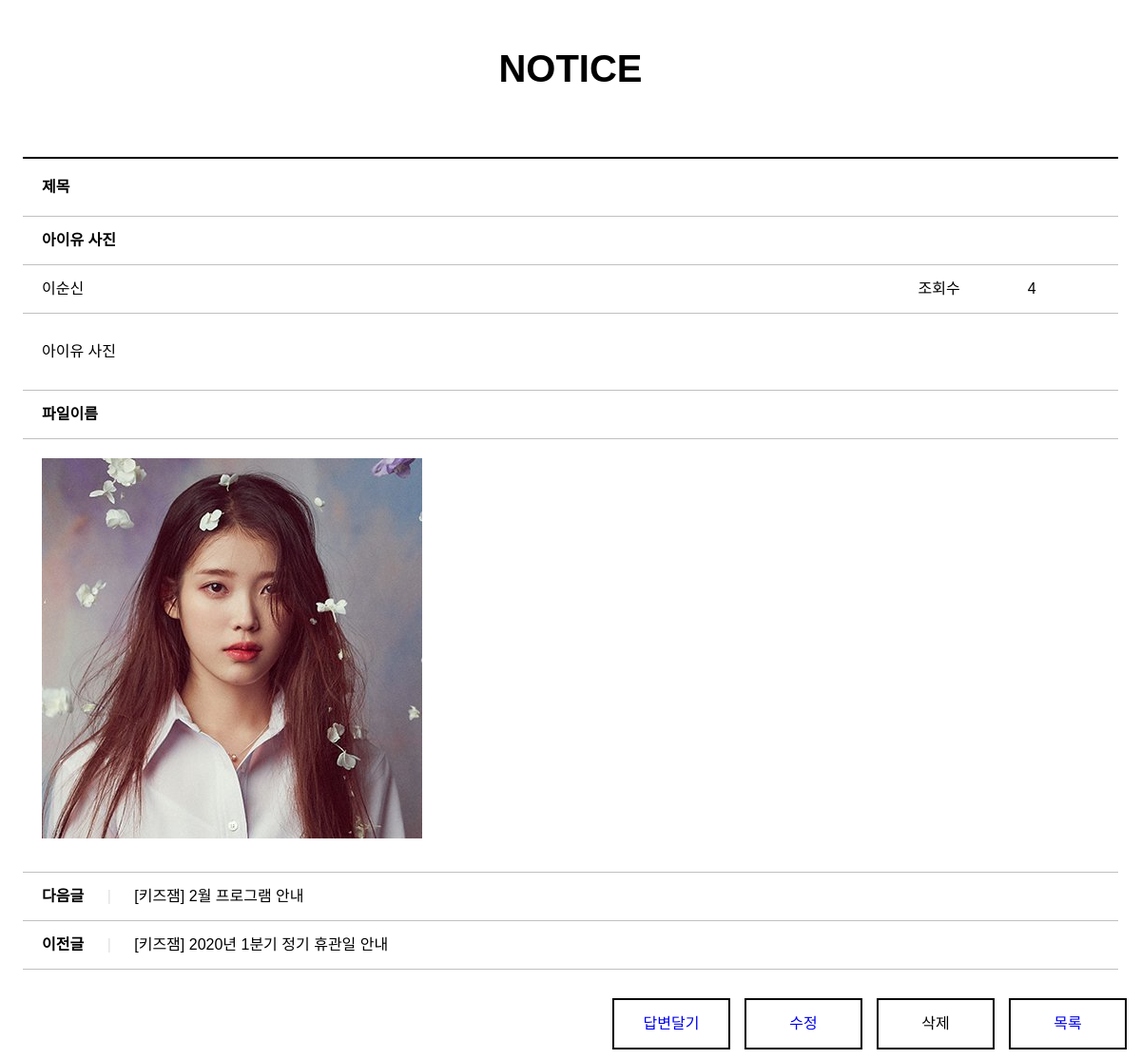
The page /board/35/bview/ on the database its author committed.
### board/models.py (models this page shows, shortened)
class Fboard(models.Model):
    b_no = models.IntegerField(default=0,primary_key=True)
    member = models.ForeignKey(Member,on_delete=models.DO_NOTHING,null=True)
    b_title = models.CharField(max_length=1000)
    b_content = models.TextField()
    b_date = models.DateTimeField(default=datetime.now(),blank=True)
    b_group = models.IntegerField(default=0)
    b_step = models.IntegerField(default=0)
    b_indent = models.IntegerField(default=0)
    b_hit = models.IntegerField(default=1)
    b_img = models.ImageField(blank=True)

### member/models.py (models this page shows)
class Member(models.Model):
    m_id = models.CharField(max_length=30,primary_key=True)
    m_pw = models.CharField(max_length=100)
    m_name = models.CharField(max_length=100)
    def __str__(self):
        return self.m_name

### board/views.py (the view)
# urls.py: path('<str:b_no>/bview/', views.bview,name='bview'),       # 뷰페이지
def bview(request,b_no):
    qs = Fboard.objects.get(b_no=b_no)
    qs.b_hit += 1
    qs.save()
    context={'board':qs}
    return render(request,'bview.html',context)

### board/templates/bview.html (shortened to what this page needs)
{% load static %}
<!DOCTYPE html>
<html>
<head>
  <link rel="stylesheet" href="https://cdnjs.cloudflare.com/ajax/libs/font-awesome/5.12.1/css/all.min.css">
  <link rel="stylesheet" href="{% static 'css/style.css' %}">
  <link rel="stylesheet" href="{% static 'css/read.css' %}">
</head>
<body>
<section>
    <h1>NOTICE</h1>
    <table>
      <colgroup>
        <col width="80%">
        <col width="10%">
        <col width="10%">
      </colgroup>
      <tr>
        <th colspan="3">제목</th>
      </tr>
      <tr>
        <td colspan="3"><strong>{{board.b_title}}</strong></td>
      </tr>
      <tr>
        <td>{{board.member}}</td>
        <td>조회수</td>
        <td>{{board.b_hit}}</td>
      </tr>
      <tr>
        <td colspan="3" class="article">{{board.b_content}}</td>
      </tr>
      <tr>
        <td colspan="3"><strong>파일이름</strong></td>
      </tr>
      {% if board.b_img  %}
        <tr>
          <td colspan="3" class="article">
            <img src="{{board.b_img.url}}">
          </td>
        </tr>
      {% endif %}
      <tr>
        <td colspan="3"><strong>다음글</strong> <span class="separator">|</span> [키즈잼] 2월 프로그램 안내</td>
      </tr>
      <tr>
        <td colspan="3"><strong>이전글</strong> <span class="separator">|</span> [키즈잼] 2020년 1분기 정기 휴관일 안내</td>
      </tr>
    </table>
    <a href="{% url 'board:blist' %}"><div class="list">목록</div></a>
    <a onclick="deleteBtn()"><div class="list">삭제</div></a>
    <a href="{% url 'board:bmodify' board.b_no %}"><div class="list">수정</div></a>
    <a href="{% url 'board:breply' board.b_no %}"><div class="list">답변달기</div></a>
  </section>
</body>
</html>

### static/css/style.css (style rules this page uses)
*, body { margin: 0; padding: 0; font-family: 'Noto Sans KR', sans-serif; font-size: 16px; }

### static/css/read.css (style rules this page uses)
section { text-align: center; }
h1 { margin-top: 50px; margin-bottom: 0; font-size: 40px; }
table { width: 96%; margin-top: 70px; margin-left: auto; margin-right: auto; line-height: 40px; }
table { border-collapse: collapse; }
th { padding: 10px 0 10px 20px; border: 1px solid silver; border-top: 2px solid black; }
td { padding: 5px 0 5px 20px; border: 1px solid silver; }
th, td { text-align: left; border-left: hidden; border-right: hidden; }
.article { padding: 20px 0 20px 20px; }
.separator { padding: 0 20px 0 20px; color: #e0e0e0; }
.list { float: right; width: 120px; height: 50px; line-height: 50px; margin: 30px 15px 10px 0; border: 2px black solid; }

### rows shown on the page
Fboard: b_title "아이유 사진", member "이순신", b_hit "4", b_content "아이유 사진", b_img (picture)
